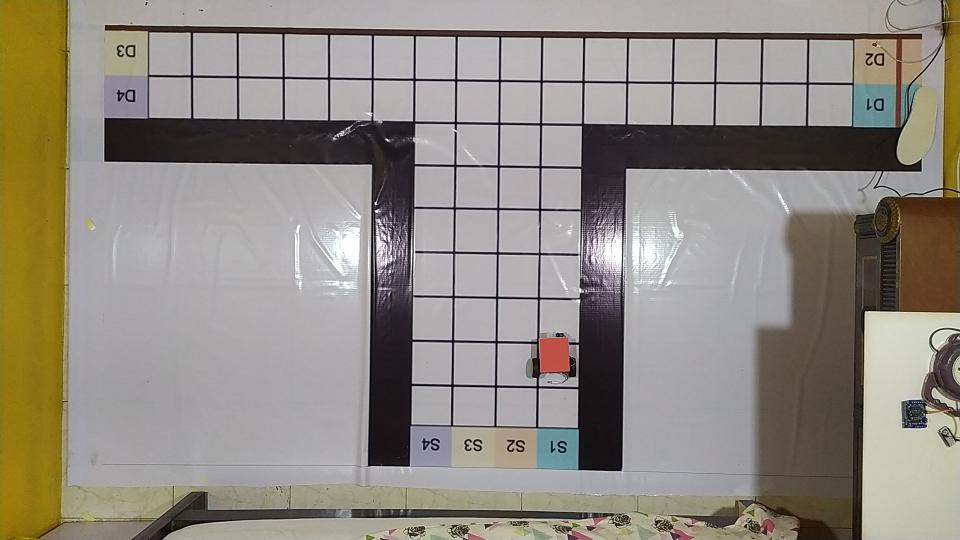
#> input picture assets/photo (2).jpg, 1920 x 1080 px, found by its file name (shown at 1/2 size)
$ python botfinder.py
#> lines starting #> are read from the running program, lines starting #| are printed output that depends on the picture; after the words box and inside, x2 and y2 are one past the last pixel; in counts of white or black regions, pixels touching at a corner belong together; long printed decimals are rounded
import cv2
import numpy as np

image2 = cv2.imread("photo (2).jpg")
#> image2 is the input picture: shape (1080, 1920, 3); mean B, G, R 129.4, 138.9, 144.5
image2 = image2[60:940, 130:1870]
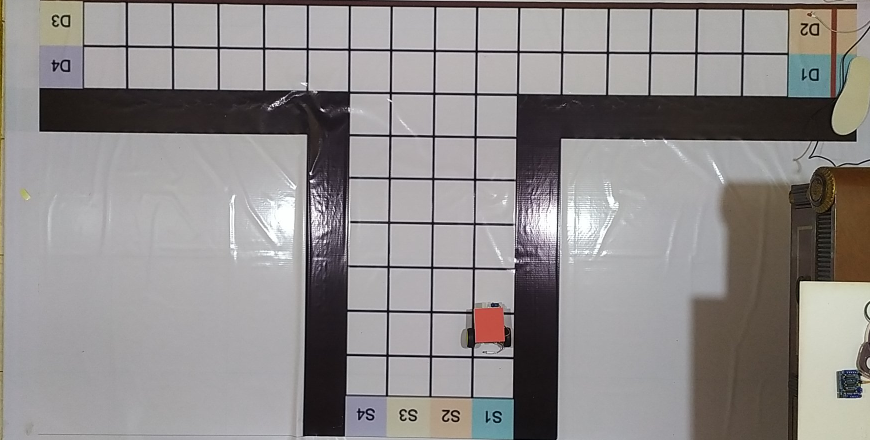
#> image2: shape (880, 1740, 3) (shown at 1/2 size); mean B, G, R 139.1, 139.6, 143.4
image2 = cv2.resize(image2, (866, 422))
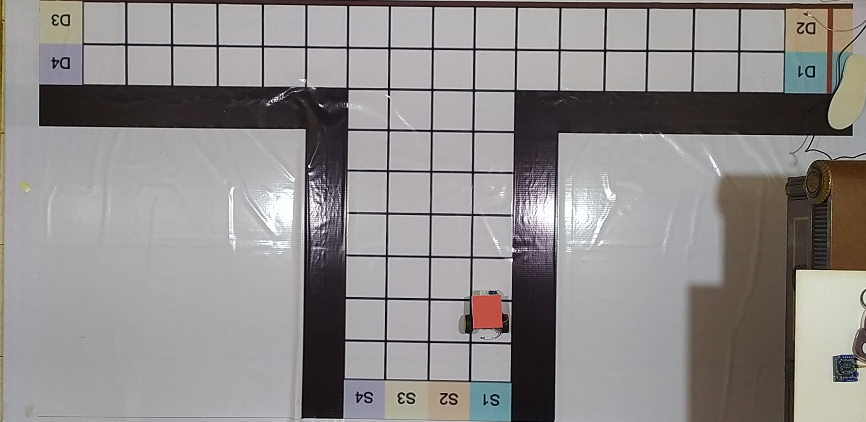
#> image2: shape (422, 866, 3); mean B, G, R 139, 139.5, 143.2
image2 = cv2.flip(image2, -1)
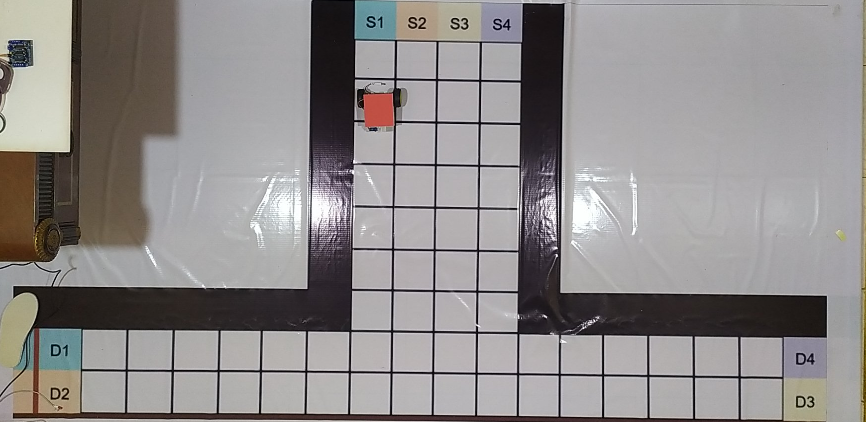
#> image2: shape (422, 866, 3); mean B, G, R 139, 139.5, 143.2

cv2.imshow("Final Image", image2)
cv2.waitKey(0)

hsv = cv2.cvtColor(image2, cv2.COLOR_BGR2HSV)
#> hsv: shape (422, 866, 3); mean H, S, V 101.4, 23.6, 144.8

lower_red = np.array([0, 150, 150])
upper_red = np.array([25, 255, 255])

mask = cv2.inRange(hsv, lower_red, upper_red)
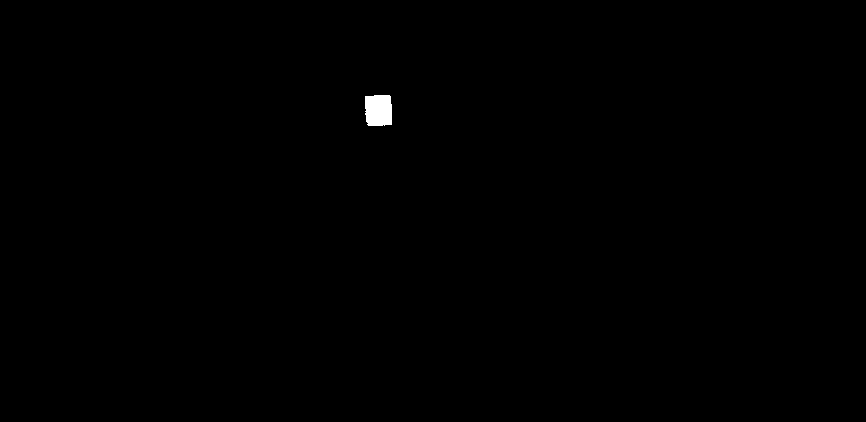
#> mask: shape (422, 866); 0.22% white; 1 white region, box (x1, y1, x2, y2) and area: (365, 95, 392, 126) 790
res = cv2.bitwise_and(image2, image2, mask=mask)

gray = cv2.cvtColor(res, cv2.COLOR_BGR2GRAY)
# make thresh
thresh = cv2.adaptiveThreshold(gray, 225, 1, 1, 19, 2)
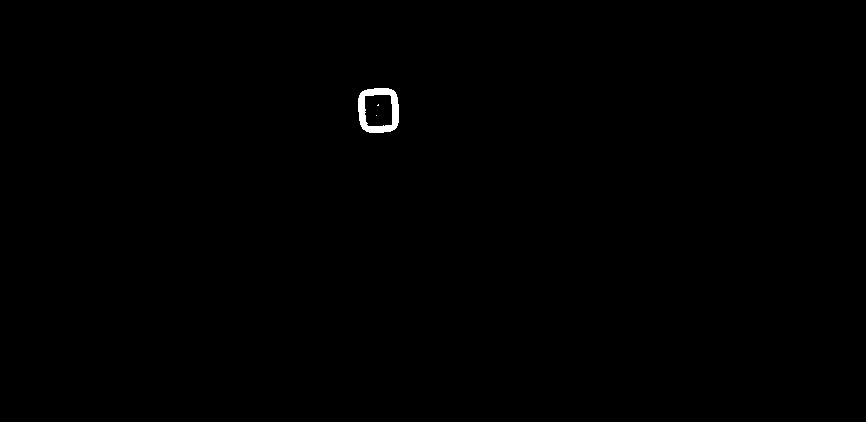
#> thresh: shape (422, 866); values 0 (black) and 225 (white), 0.24% white; 3 white regions (2 under 20 px)
# find all contours
contours, _ = cv2.findContours(thresh, cv2.RETR_TREE, cv2.CHAIN_APPROX_SIMPLE)
#> contours = 4 contours, 2 with area under 20; largest, box (x1, y1, x2, y2) and area: (358, 88, 399, 133) 1580, (364, 94, 393, 127) 844
cv2.drawContours(image2, contours, 0, (0, 255, 0), 3)
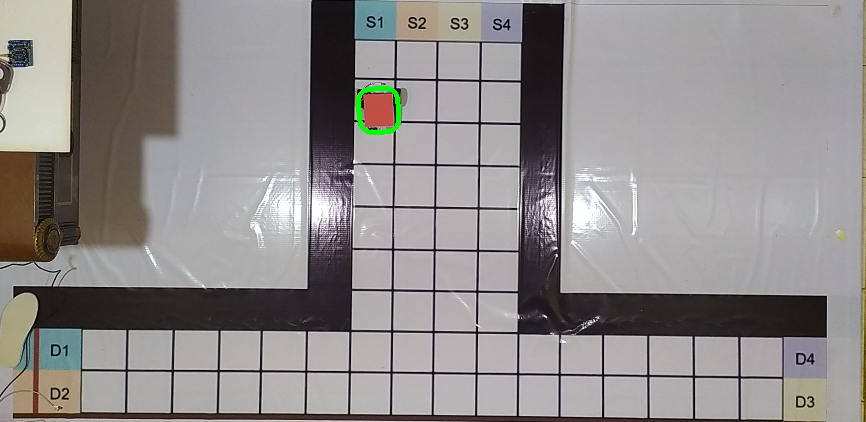
#> image2: shape (422, 866, 3); 0.19% of pixels changed, all inside (x1, y1, x2, y2) = (356, 86, 401, 135)

(x,y),(MA,ma),angle = cv2.fitEllipse(contours[0])
#> x = 378.3; y = 109.8; MA = 44.64; ma = 49.33; angle = 174.3
print(x, y, angle)
#| 378.315 109.844 174.278

cv2.imshow("Final Image", gray)
cv2.waitKey(0)

cv2.imshow("Final Image", thresh)
cv2.waitKey(0)

cv2.imshow("Final Image", image2)
cv2.waitKey(0)
